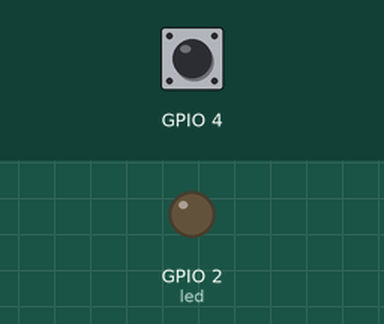
Bench run of a sketch on a simulated ESP32. Parts: output pins drawn as LEDs (lit = HIGH). Inputs (shaded band) come from the test bench; at power-on: GPIO 4 HIGH. What the sketch prints to the serial monitor is not drawn.

Above: at 2.2 s.
2.3 s: GPIO 4 pulled LOW for 0.25 s
At 2.7 s:
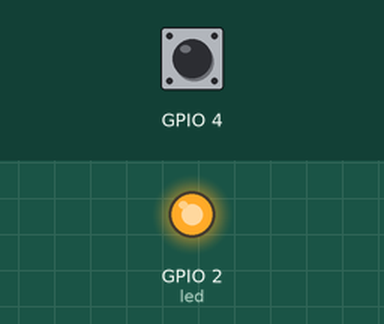
4.3 s: GPIO 4 pulled LOW for 3.2 s
At 8.7 s:
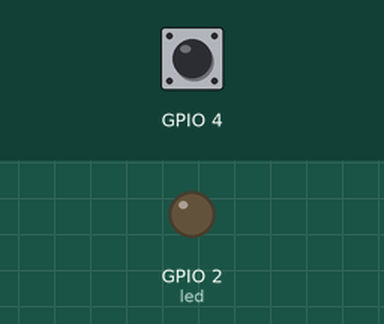
Timing chart, 0 to 10.2 s (numbered marks = the images above; inputs shaded):
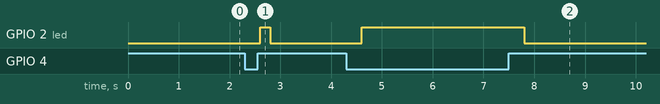

The sketch:

touchSensorRTOS.ino
```cpp
/*author:Pranathi
date:01/09/25
topic:inbuilt touch sensor testing in esp32 using rtos*/
#if CONFIG_FREERTOS_UNICORE
static const BaseType_t app_cpu=0;
#else
static const BaseType_t app_cpu=1;
#endif

static const int led=2;
static volatile uint8_t flag=0;

void readSensor(void *parameters){
  while(1){
    if(touchRead(T0)<40){
      flag=1;
    }
    vTaskDelay(200 / portTICK_PERIOD_MS);
  }
}

void glowLed(void *parameters){
  while(1){
    if(flag==1){
      digitalWrite(led,HIGH);
      flag=0;
    }else{
      digitalWrite(led,LOW);
    }
    vTaskDelay(200 / portTICK_PERIOD_MS);
  }
}

void setup() {
  // put your setup code here, to run once:
  pinMode(led,OUTPUT);
  Serial.begin(115200);
  vTaskDelay(1000/portTICK_PERIOD_MS);
  Serial.println("FreeRtos prgram to demonstrate touch sensor");
  xTaskCreatePinnedToCore(
    readSensor,
    "Reading from touch sensor",
    1024,
    NULL,
    1,
    NULL,
    app_cpu
  );
  xTaskCreatePinnedToCore(
    glowLed,
    "Glowing led",
    1024,
    NULL,
    1,
    NULL,
    app_cpu
  );
}

void loop() {
  // put your main code here, to run repeatedly:

}
```

Measured:
- after the input at 2.3 s, GPIO 2 (led): LOW → HIGH after 0.30 s, → LOW 0.20 s later
- after the input at 4.3 s, GPIO 2 (led): LOW → HIGH after 0.30 s, → LOW 3.2 s later
